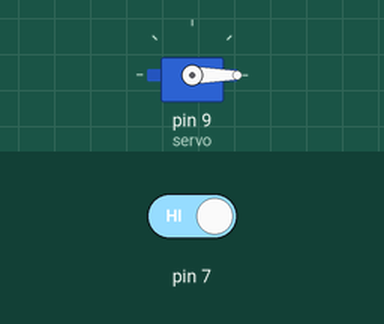
This sketch was run on a simulated Arduino Uno, built with avr-gcc and run on an emulated ATmega328P. Parts: servo. Inputs (shaded band) come from the test bench; at power-on: pin 7 HIGH.

Above: at 2.2 s.
2.3 s: pin 7 driven LOW
At 2.8 s:
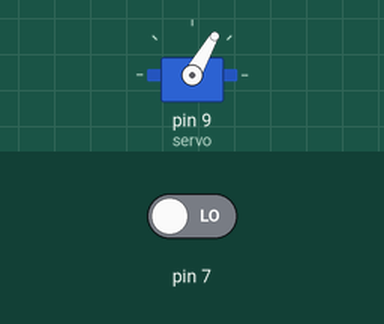
3.8 s: pin 7 driven HIGH
At 4.2 s:
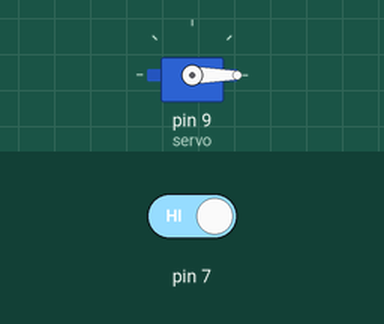
Timing chart, 0 to 6.8 s (numbered marks = the images above; inputs shaded):
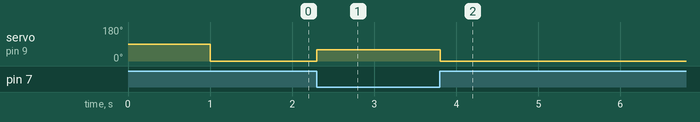

Measured:
- after the input at 2.3 s, servo on pin 9 (servo): 0° → 60° at once
- after the input at 3.8 s, servo on pin 9 (servo): 60° → 0° at once

The sketch:

main.ino
```cpp
#include <Servo.h>
Servo servo;
int pos = 0;
int sensor_read;

void setup() {
  servo.attach(9);
  delay(1000);
}

void loop() {
  servo.write(0);
  sensor_read = digitalRead(7);
  if (sensor_read == 0) {
    servo.write(60);
    delay(15);
  }
}
```
